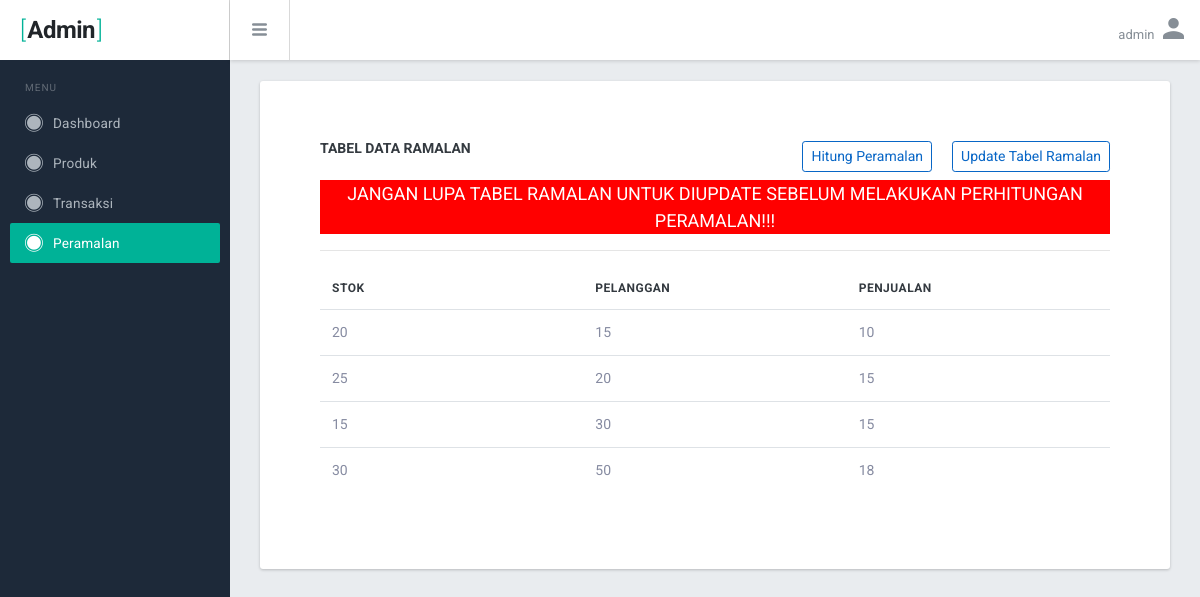
Page /web_admin/peramalan/dataRamalan (signed in) on the committed database.
### tables this page shows
CREATE TABLE `tabel_ramalan` (
  `id_data` int(11) NOT NULL,
  `periode` int(11) NOT NULL,
  `stok` int(11) NOT NULL,
  `pelanggan` int(11) NOT NULL,
  `penjualan` int(11) NOT NULL
);

### web_admin/app/core/Controller.php (called while the page is built, shortened)
<?php
class Controller{
	public function view($view, $data_array_909090 = []){
		extract($data_array_909090);
		require_once 'app/views/'.$view.'.php';
	}
}

### web_admin/app/controller/peramalan.php (called while the page is built, shortened)
<?php
 class Peramalan extends Controller {
    public function __construct(){
		$this->db = new Database ;
	}
    public function dataRamalan(){
        $data['list'] = $this->db->get_all_data("SELECT * FROM tabel_ramalan");
        $this->view('peramalan/data_tabelRamalan', $data);
    }
 }

### web_admin/app/core/App.php (called while the page is built, shortened)
<?php
class App {
	protected $method = DEFAULT_FUNCTION;
	protected $params = [];
	public function parseURL(){
		if (isset($_GET['url'])) {
			$url = rtrim($_GET['url'], '/');
			$url = explode('/', $url);
			return $url;
		}
	}
	public function __construct(){
		$url = $this->parseURL();
		if ($url !== NULL) {
			if (file_exists('app/controller/'.$url[0].'.php')) {
				unset($url[0]);
			}else{
				if ($url[0] !== "") {
					$page_error = "true";
					exit;
					header("Location: ".base_url()."404");
				}
			}
		}
		$this->controller = new $this->controller;
		if (isset($url[1])) {
			if (method_exists($this->controller, $url[1])) {
				$this->method = $url[1];
			}
		}
		call_user_func_array([$this->controller, $this->method], $this->params);
	}
}

### web_admin/index.php (called while the page is built, shortened)
<?php
function base_url($url = ""){
	$base_url = rtrim(BASE_URL, '/');
	$base_url = $base_url.'/';
	$url = ltrim($url, '/');
	if ($url == "") {
		return $base_url;
	}else{
		return $base_url.$url;
	}
}
$new = new App;
?>

### web_admin/app/core/Database.php (called while the page is built, shortened)
<?php
class Database{
	private $host 		= DB_HOST;
	private $user 		= DB_USER;
	private $pass 		= DB_PASS;
	private $db_name 	= DB_NAME;
	private $dbh;
	public function __construct(){
		$this->dbh = new mysqli($this->host,$this->user,$this->pass,$this->db_name);
	}
	public function get_all_data($stmt){
		$result = $this->dbh->query($stmt)->fetch_all(MYSQLI_ASSOC);
		return $result;
	}
}

### web_admin/app/views/peramalan/data_tabelRamalan.php (the view, shortened to what this page needs)
<div class="br-pagebody">
  <div class="br-section-wrapper">
  <a href="<?= base_url() ?>peramalan/tambah" style="margin-left:20px;"class="btn btn-sm btn-outline-primary float-right">Update Tabel Ramalan</a>
  <a href="<?= base_url() ?>peramalan/hitung_peramalan" class="btn btn-sm btn-outline-primary float-right">Hitung Peramalan</a>
    <h6 class="tx-gray-800 tx-uppercase tx-bold tx-14 mb-4 mg-b-10">Tabel Data Ramalan</h6>
    <p style="color:white;font-size:18px; background-color:#FF0000; widht:20px; text-align:center; text-transform:uppercase;">Jangan lupa tabel ramalan untuk diupdate sebelum melakukan perhitungan peramalan!!!</p>
    <hr>
    <div class="table-wrapper">
      <table id="datatable1" class="table display responsive nowrap">
        <thead>
          <tr>
            <th class="wd-15p">Stok</th>
            <th class="wd-15p">Pelanggan</th>
            <th class="wd-15p">Penjualan</th>
          </tr>
        </thead>
        <tbody>
        <?php foreach ($list as $key => $value): ?>
          <tr>
            <td><?= $value['stok'] ?></td>
            <td><?= $value['pelanggan'] ?></td>
            <td><?= $value['penjualan'] ?></td>
          </tr>
          <?php endforeach ?>
        </tbody>
      </table>
    </div>
  </div>
</div>

### rows in the picture
tabel_ramalan: stok "20", pelanggan "15", penjualan "10"
tabel_ramalan: stok "25", pelanggan "20", penjualan "15"
tabel_ramalan: stok "15", pelanggan "30", penjualan "15"
tabel_ramalan: stok "30", pelanggan "50", penjualan "18"
